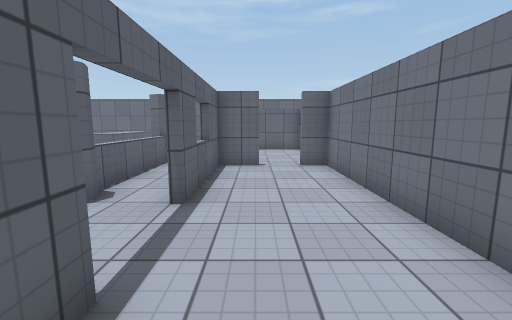
[1] (above)

24 first-person views from a walk through a 3-D level made in the Unity game engine. The camera is 1.4 m above the floor, tilts 8° down and sees 90° across. The floor is counted in squares, 1 m on a side. Each view is taken from the middle of a square. On the plan, view 1 faces up. The plan holds only what a view shows up to about 13 squares ahead; the rest is blank. Surface patterns are stand-ins for the level's own textures.

[2]
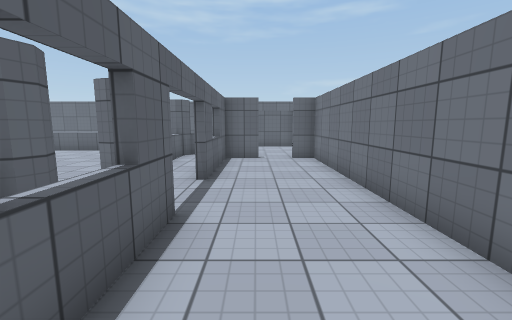

[3]
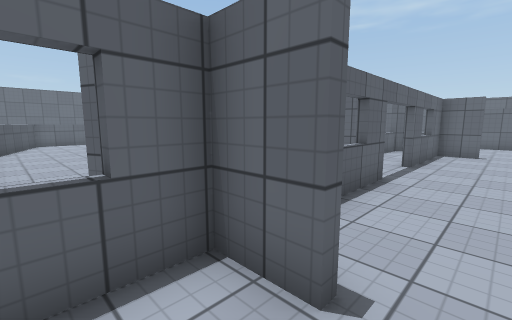

[4]
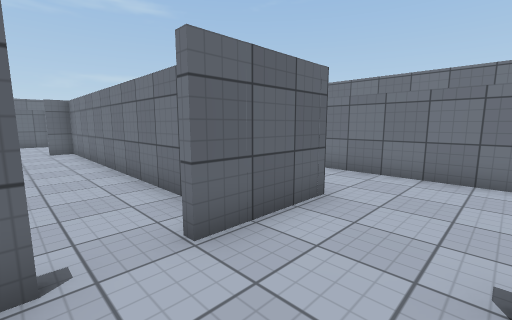

[5]
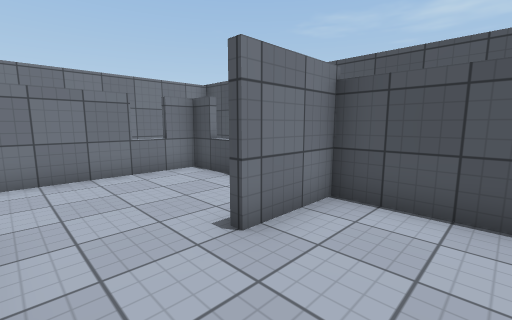

[6]
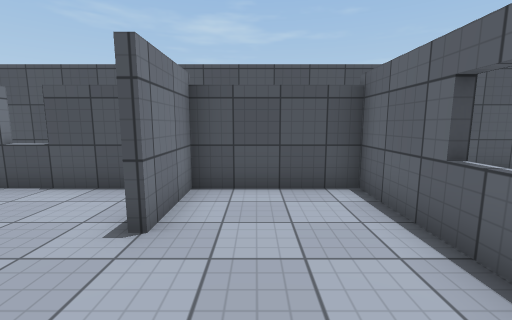

[7]
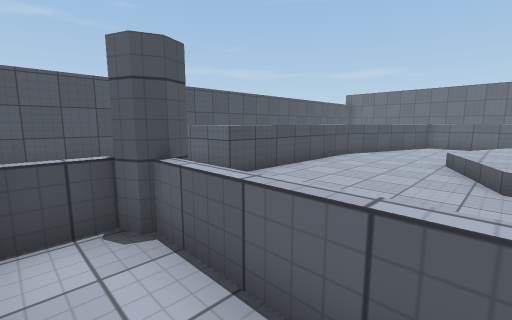

[8]
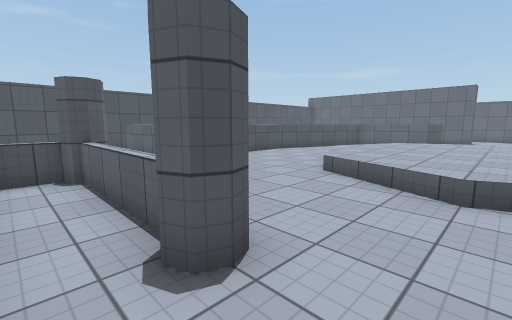

[9]
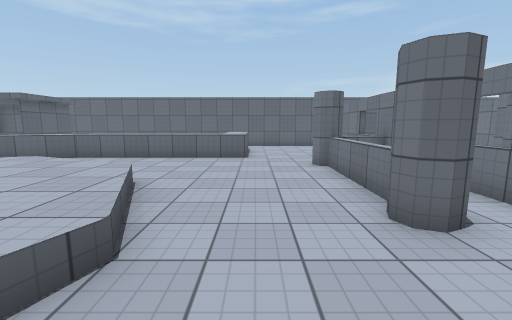

[10]
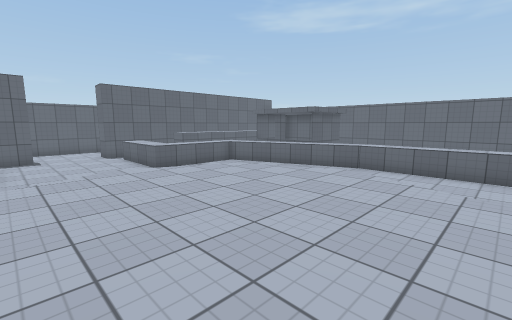

[11]
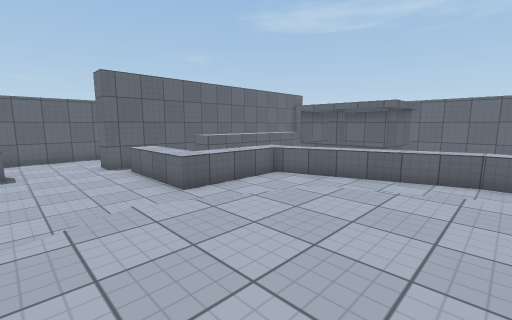

[12]
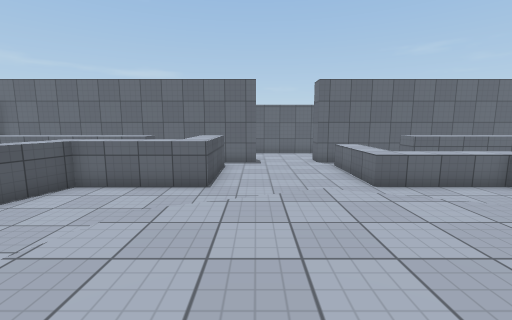

[13]
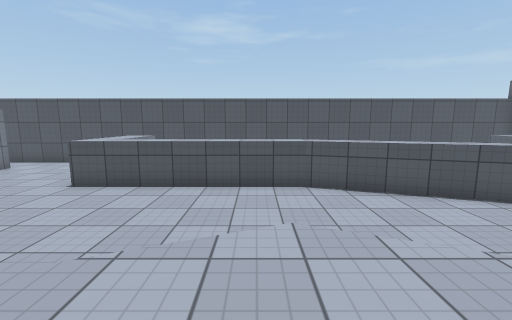

[14]
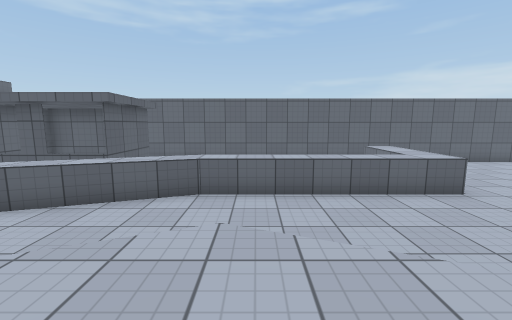

[15]
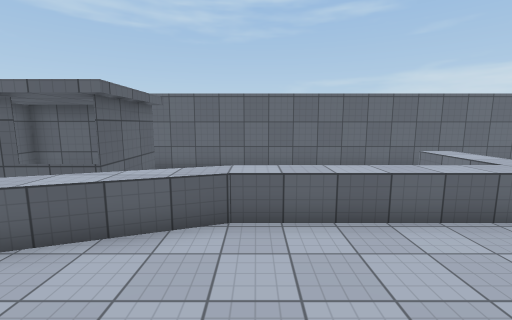

[16]
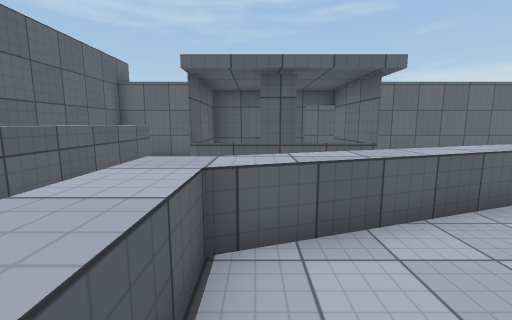

[17]
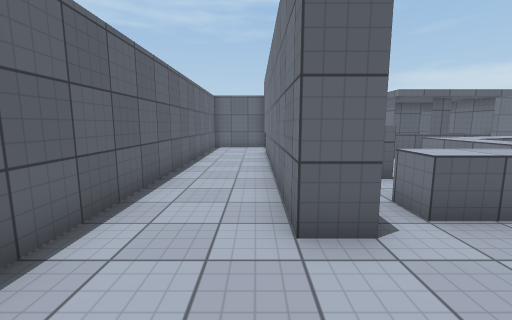

[18]
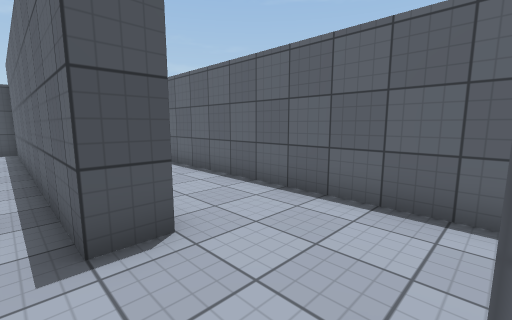

[19]
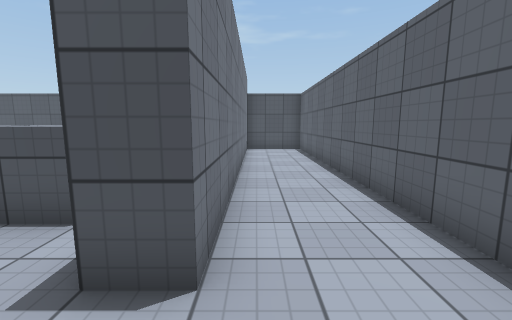

[20]
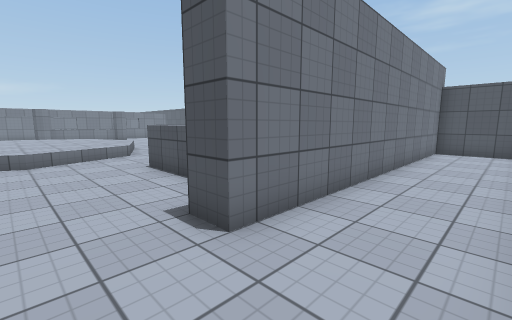

[21]
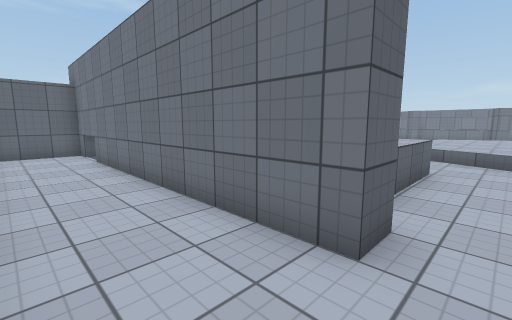

[22]
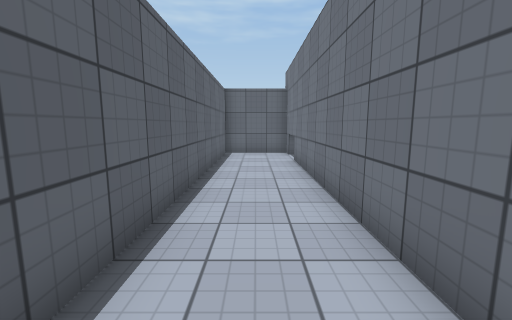

[23]
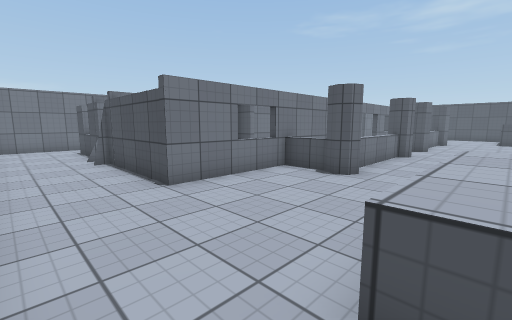

[24]
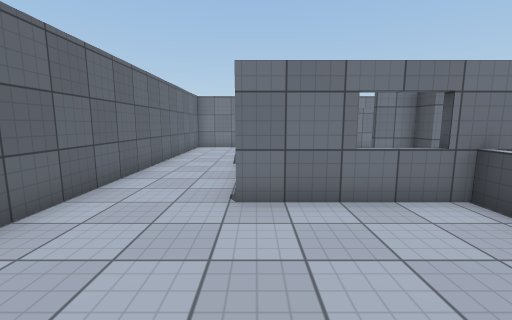

### Floor plan
Key: @ floor where view 1 was taken; # wall or solid block; x gap in a wall; . main floor; : floor 0.5 m higher than the main floor; / step, stairs or slope; = window, fence, low wall or low ledge; ^ raised ledge.
Columns run from 29 left of view 1 to 10 right of it. Each row starts with its distance up from view 1.
 18 ########    #########################
 17 #...#                 . ...............#
 16 #...#    ###          .................#
 15 #...# ^  #   #        ^................#
 14 #...# ^  #   #        ^.....#####x#=##
 13 #...# ^  =##=#  ......^.....#...  #
 12 #...# ^      .^^^^^^^^^.....#...  #
 11 #...# ^   .^^^^.............=...
 10 #...# ^  ^^^.............##=#...#
  9 #...# ^  ^................=.##.##
  8 #...# .  ^.....////.......=.#...#
  7 #...#..  ^.../::::::/.....=.#...#
  6 #...#.^^^^...::::::::.....=.=...#
  5 #.........../::::::::/...##.#...#
  4 #.........../::::::::/..........#
  3 #.........../::::::::/..........#
  2 #...#......./::::::::/...##.....#
  1 #...#........::::::::.....#.#...#
  0 #...#.^^^^.../::::::/.....=.=@..#
 -1 #...#.   ^.....////....  .=.#...#
 -2 #...#.   ^.............  .=.#...#   .#
 -3 #...#.^  ^.............. .#.##.###...#
 -4 #...#.^  ^^^............ #^^#........#
 -5 #...#.^    ^^^^..........   =........#
 -6 #...#.^       ^^^^^^^^^...  #........#
 -7 #...#.^               ^ ... #...#....= #
 -8 #...#.^               ^ ....#...#....# #
 -9 #...#.^               ^  ...#######=## #
-10  ...#.                    ....
-11  #############################      ###

Positions as (right, up) in squares from view 1, and headings:
1: (0, 0), facing up
2: (0, -2), facing up
3: (1, -5), facing up-left
4: (0, -6), facing up-right
5: (0, -4), facing down-right
6: (1, -3), facing down
7: (-2, 0), facing down-left
8: (-2, 4), facing down-left
9: (-6, 1), facing up
10: (-9, 1), facing up-left
11: (-13, 2), facing up-left
12: (-12, 2), facing left
13: (-12, 2), facing down
14: (-12, 5), facing up
15: (-13, 7), facing up
16: (-19, 7), facing up
17: (-26, 2), facing up
18: (-24, 5), facing down-left
19: (-26, 4), facing down
20: (-28, 4), facing down-right
21: (-28, 4), facing up-right
22: (-27, 5), facing up
23: (-7, 17), facing down-right
24: (-6, 14), facing right
